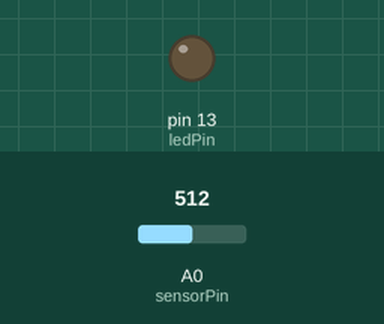
A sketch run on a simulated Arduino Uno, built with avr-gcc and run on an emulated ATmega328P. Parts: output pins drawn as LEDs (lit = HIGH). Inputs (shaded band) come from the test bench; at power-on: A0 (sensorPin) = 512. What the sketch prints to the serial monitor is not drawn.

Above: at 1.2 s.
1.3 s: A0 (sensorPin) set to 806
2.8 s: A0 (sensorPin) set to 831
At 3.3 s:
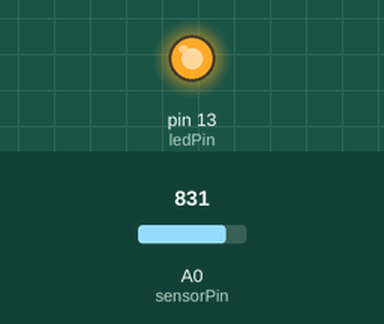
4.3 s: A0 (sensorPin) set to 716
At 5.5 s:
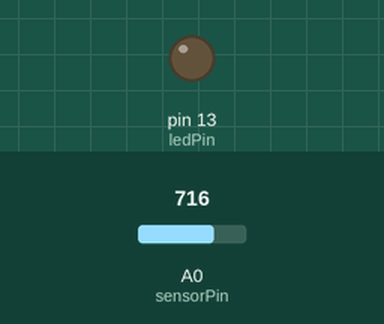
5.8 s: A0 (sensorPin) set to 900
At 6.8 s:
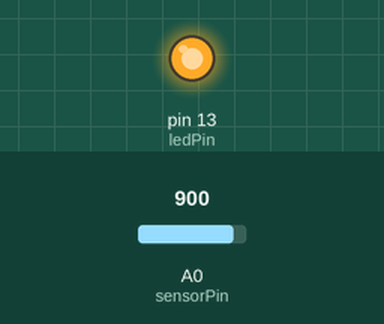
Timing chart, 0 to 8.3 s (numbered marks = the images above; inputs shaded):
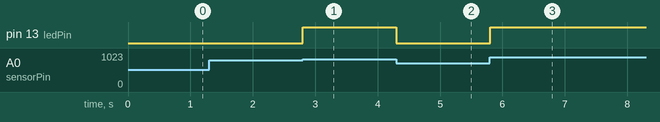

The sketch:

TPStimerwithbutton.ino.ino
```cpp
int sensorPin = A0;
int ledPin = 13;      // select the pin for the LED
int sensorValue = 50;  // variable to store the value coming from the sensor
int flag;
boolean wasOff;
unsigned long timer = 0;
unsigned long previoustime;

void setup() {
  // declare the ledPin as an OUTPUT:
  pinMode(ledPin, OUTPUT);
  digitalWrite(ledPin, LOW);
  Serial.begin(9600);
}

void loop() {
  Serial.println(timer);
  // read the value from the sensor:
  sensorValue = analogRead(sensorPin);
  // turn the ledPin on
  if (sensorValue * (5.0 / 1023.0) >= 4) {
    digitalWrite(ledPin, HIGH);
    flag = 1;
  }

  else {
    digitalWrite(ledPin, LOW);
    flag = 0;
  }

  if (flag == 1) {
    if (wasOff) {
      // Button was just pressed on
      // Mark start of sampling
      wasOff = false;
      previoustime = millis()/1000;
    }

    else {
      if (~wasOff) {
      // Button was JUST pressed off
      // (i.e. the sampler was just on)
      // Mark end of sampling
      wasOff = true;
      timer = millis()/1000 - previoustime;
      // Display the timer data

    } // Otherwise do nothing

  }
}
}
```

Measured:
- the behaviour switches between 818 and 819 on A0 (sensorPin) (found by bisection; images 0 and 1)
- after the input at 2.8 s, pin 13 (ledPin): LOW → HIGH at once
- after the input at 4.3 s, pin 13 (ledPin): HIGH → LOW at once
- after the input at 5.8 s, pin 13 (ledPin): LOW → HIGH at once
